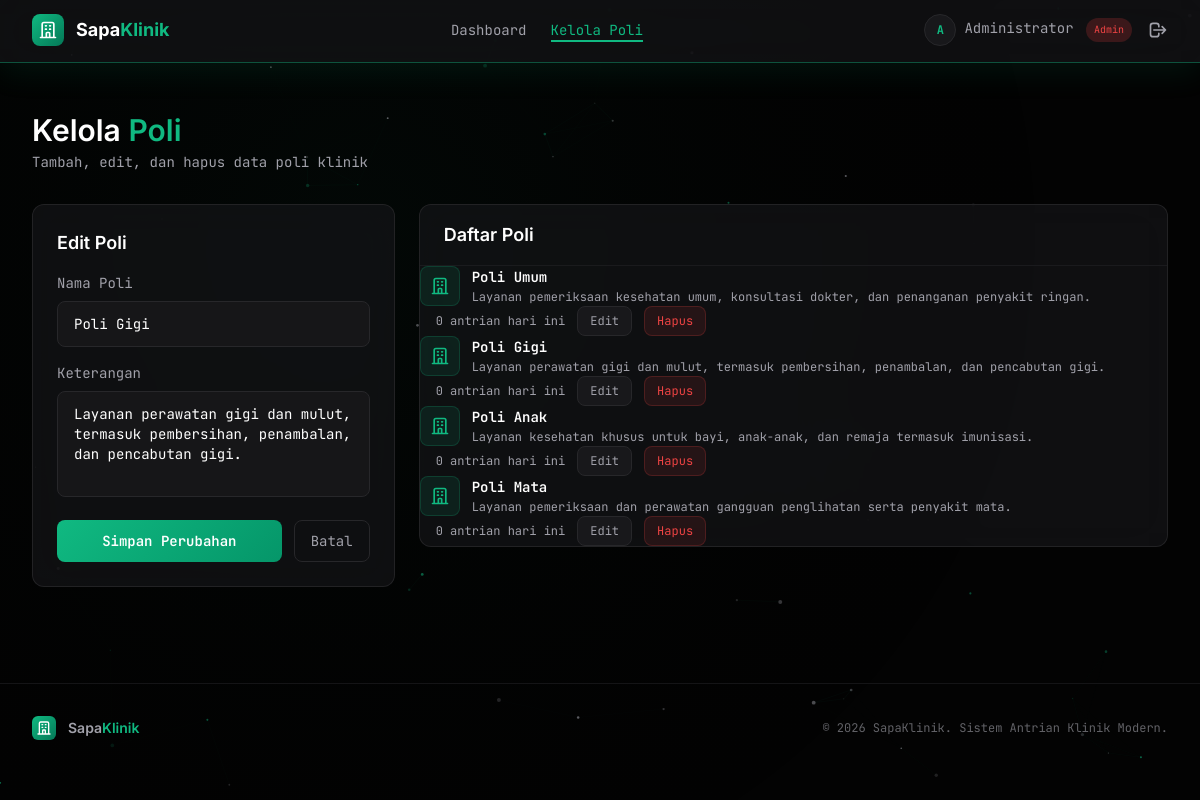
The page /admin/kelola_poli.php?edit=2 (signed in) on the database its author committed.
### tables this page shows
CREATE TABLE IF NOT EXISTS poli (
    id_poli INT AUTO_INCREMENT PRIMARY KEY,
    nama_poli VARCHAR(100) NOT NULL,
    keterangan TEXT,
    created_at TIMESTAMP DEFAULT CURRENT_TIMESTAMP
);

### config/database.php (called while the page is built, shortened)
<?php
function e($string) {
    return htmlspecialchars($string, ENT_QUOTES, 'UTF-8');
}
?>

### admin/kelola_poli.php (the view, shortened to what this page needs)
<?php
require_once '../config/database.php';
$poli_list = $conn->query("SELECT p.*, (SELECT COUNT(*) FROM antrian a WHERE a.id_poli = p.id_poli AND a.tanggal_berobat = CURDATE()) as antrian_hari_ini FROM poli p ORDER BY p.id_poli ASC");
$edit_poli = null;
if (isset($_GET['edit'])) {
    $edit_id = (int) $_GET['edit'];
    $stmt = $conn->prepare("SELECT * FROM poli WHERE id_poli = ?");
    $stmt->bind_param("i", $edit_id);
    $stmt->execute();
    $edit_poli = $stmt->get_result()->fetch_assoc();
}
include '../includes/header.php';
?>
<div class="max-w-7xl mx-auto px-4 sm:px-6 lg:px-8 py-8">
    <div class="flex items-center justify-between mb-8 animate-fade-in">
        <div>
            <h1 class="font-display font-semibold text-2xl sm:text-3xl">Kelola <span class="text-primary">Poli</span></h1>
            <p class="text-text-secondary text-sm font-mono mt-1">Tambah, edit, dan hapus data poli klinik</p>
        </div>
    </div>
    <div class="grid grid-cols-1 lg:grid-cols-3 gap-6">
        <div class="lg:col-span-1">
            <div class="glass-card rounded-xl p-6 animate-fade-in animate-delay-1">
                <h2 class="font-display font-semibold text-lg mb-4">
                    <?= $edit_poli ? 'Edit Poli' : 'Tambah Poli Baru' ?>
                </h2>
                <form method="POST" class="space-y-4">
                    <div>
                        <label class="block text-sm text-text-secondary mb-2 font-mono" for="nama_poli">Nama Poli</label>
                        <input type="text" id="nama_poli" name="nama_poli" required
                            value="<?= $edit_poli ? e($edit_poli['nama_poli']) : '' ?>"
                            class="input-field w-full px-4 py-3 rounded-lg text-white text-sm font-mono placeholder-text-secondary/50"
                            placeholder="Contoh: Poli Umum">
                    </div>
                    <div>
                        <label class="block text-sm text-text-secondary mb-2 font-mono" for="keterangan">Keterangan</label>
                        <textarea id="keterangan" name="keterangan" rows="4"
                            class="input-field w-full px-4 py-3 rounded-lg text-white text-sm font-mono placeholder-text-secondary/50 resize-none"
                            placeholder="Deskripsi layanan poli..."><?= $edit_poli ? e($edit_poli['keterangan']) : '' ?></textarea>
                    </div>
                    <div class="flex space-x-3">
                        <button type="submit" class="btn-primary flex-1 py-2.5 rounded-lg text-white font-semibold text-sm font-mono">
                            <?= $edit_poli ? 'Simpan Perubahan' : 'Tambah Poli' ?>
                        </button>
                        <?php if($edit_poli): ?>
                        <a href="kelola_poli.php" class="btn-outline px-4 py-2.5 rounded-lg text-text-secondary text-sm font-mono text-center">Batal</a>
                        <?php endif; ?>
                    </div>
                </form>
            </div>
        </div>
        <div class="lg:col-span-2">
            <div class="glass-card rounded-xl overflow-hidden animate-fade-in animate-delay-2">
                <div class="px-6 py-4 border-b border-border/50">
                    <h2 class="font-display font-semibold text-lg">Daftar Poli</h2>
                </div>
                <?php if ($poli_list->num_rows > 0): ?>
                <div class="divide-y divide-border/20">
                    <?php while($poli = $poli_list->fetch_assoc()): ?>
                    <div class="table-row px-6 py-4 flex items-center justify-between">
                        <div class="flex-1">
                            <div class="flex items-center space-x-3">
                                <div class="w-10 h-10 rounded-lg bg-primary/10 flex items-center justify-center border border-primary/20 flex-shrink-0">
                                    <svg class="w-5 h-5 text-primary" fill="none" stroke="currentColor" viewBox="0 0 24 24">
                                        <path stroke-linecap="round" stroke-linejoin="round" stroke-width="2" d="M19 21V5a2 2 0 00-2-2H7a2 2 0 00-2 2v16m14 0h2m-2 0h-5m-9 0H3m2 0h5M9 7h1m-1 4h1m4-4h1m-1 4h1m-5 10v-5a1 1 0 011-1h2a1 1 0 011 1v5m-4 0h4"/>
                                    </svg>
                                </div>
                                <div>
                                    <h3 class="font-semibold text-sm text-white"><?= e($poli['nama_poli']) ?></h3>
                                    <p class="text-xs text-text-secondary font-mono mt-0.5 line-clamp-1"><?= e($poli['keterangan']) ?></p>
                                </div>
                            </div>
                        </div>
                        <div class="flex items-center space-x-3 ml-4">
                            <span class="text-xs text-text-secondary font-mono hidden sm:inline"><?= $poli['antrian_hari_ini'] ?> antrian hari ini</span>
                            <a href="kelola_poli.php?edit=<?= $poli['id_poli'] ?>" class="px-3 py-1.5 rounded-lg text-xs font-mono bg-surface text-text-secondary border border-border hover:border-primary hover:text-primary transition-colors">
                                Edit
                            </a>
                            <form method="POST" action="proses_delete.php" class="inline" onsubmit="return confirm('Yakin ingin menghapus poli ini? Semua antrian terkait juga akan dihapus.')">
                                <button type="submit" class="px-3 py-1.5 rounded-lg text-xs font-mono bg-accent/10 text-accent border border-accent/20 hover:bg-accent/20 transition-colors">
                                    Hapus
                                </button>
                            </form>
                        </div>
                    </div>
                    <?php endwhile; ?>
                </div>
                <?php endif; ?>
            </div>
        </div>
    </div>
</div>
<?php include '../includes/footer.php'; ?>

### includes/header.php (style rules this page uses)
* { margin: 0; padding: 0; box-sizing: border-box; }
body { font-family: 'JetBrains Mono', monospace; background-color: #030303; color: #FFFFFF; overflow-x: hidden; }
.glass-card { background: rgba(24, 24, 27, 0.6); backdrop-filter: blur(20px); -webkit-backdrop-filter: blur(20px); border: 1px solid rgba(39, 39, 42, 0.8); transition: all 0.4s cubic-bezier(0.4, 0, 0.2, 1); }
.btn-primary { background: linear-gradient(135deg, #10B981, #059669); transition: all 0.3s cubic-bezier(0.4, 0, 0.2, 1); }
.btn-outline { border: 1px solid #27272A; transition: all 0.3s ease; }
.animate-fade-in { animation: fadeInUp 0.6s ease-out forwards; }
.animate-delay-1 { animation-delay: 0.1s; opacity: 0; }
.animate-delay-2 { animation-delay: 0.2s; opacity: 0; }
.table-row { transition: all 0.2s ease; }
.input-field { background: rgba(24, 24, 27, 0.8); border: 1px solid #27272A; transition: all 0.3s ease; }

### rows shown on the page
poli: nama_poli "Poli Gigi", keterangan "Layanan perawatan gigi dan mulut, termasuk pembersihan, penambalan, dan pencabutan gigi.", antrian_hari_ini "0"
poli: nama_poli "Poli Umum", keterangan "Layanan pemeriksaan kesehatan umum, konsultasi dokter, dan penanganan penyakit ringan.", antrian_hari_ini "0"
poli: nama_poli "Poli Anak", keterangan "Layanan kesehatan khusus untuk bayi, anak-anak, dan remaja termasuk imunisasi.", antrian_hari_ini "0"
poli: nama_poli "Poli Mata", keterangan "Layanan pemeriksaan dan perawatan gangguan penglihatan serta penyakit mata.", antrian_hari_ini "0"

### other values the page prints
substr($_SESSION['nama_lengkap'], 0, 1) "A"
$_SESSION['nama_lengkap'] "Administrator"
$_SESSION['role'] "Admin"
